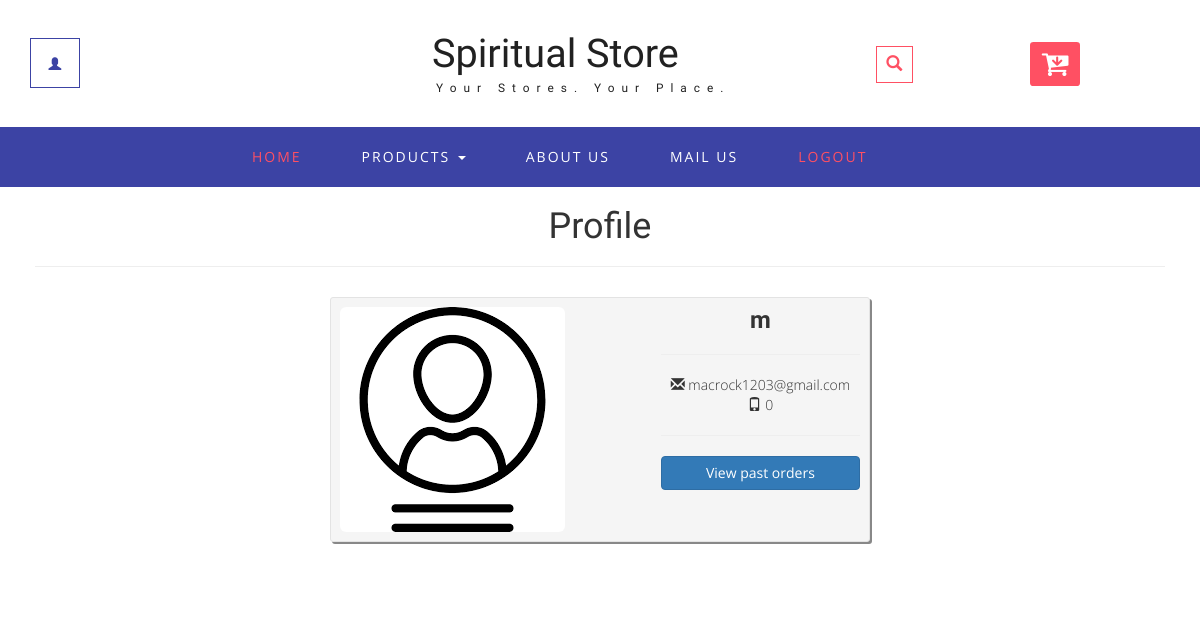
Page /profile.php (signed in) on the committed database.
### tables this page shows
CREATE TABLE `customer` (
  `mid` int(11) NOT NULL,
  `name` varchar(100) NOT NULL,
  `phone` int(11) NOT NULL,
  `email` text NOT NULL
);

### profile.php (the view, shortened to what this page needs)
<!DOCTYPE html>
<html lang="en">
<head>
<link href="css/bootstrap.css" rel="stylesheet" type="text/css" media="all" />
<link href="css/style.css" rel="stylesheet" type="text/css" media="all" />
<link href="css/fasthover.css" rel="stylesheet" type="text/css" media="all" />
<link href="css/popuo-box.css" rel="stylesheet" type="text/css" media="all" />
<link href="css/font-awesome.css" rel="stylesheet">
<link rel="stylesheet" href="css/jquery.countdown.css" />
</head>
<body>
<?php
include('login.php');
?>
<div class="navigation">
		<div class="container">
			<nav class="navbar navbar-default">
				<div class="collapse navbar-collapse" id="bs-megadropdown-tabs">
					<ul class="nav navbar-nav">
						<li><a href="index.php" class="act">Home</a></li>
						<li class="dropdown">
							<a href="#" class="dropdown-toggle" data-toggle="dropdown">Products <b class="caret"></b></a>
						</li>
						<li><a href="about.php">About Us</a></li>
						<li><a href="mail.php">Mail Us</a></li>
                        <?php
                        if(isset($_SESSION['mid'])&&isset($_SESSION['type'])){
						?>
							<li><a href="logout.php" class="act">Logout</a></li>
                        <?php
						}
						?>
					</ul>
				</div>
			</nav>
		</div>
	</div>
    <section>
        <?php
            if(isset($_SESSION["mid"]) && isset($_SESSION["type"])){
                $custId = $_SESSION["mid"];
				$user = $_SESSION["type"];
				if($user == "customer")
                	$query = mysql_query("select * from customer where mid=$custId");
                else if($user == "S")
					$query = mysql_query("select * from seller where mid=$custId");
				else if($user == "A")
					$query = mysql_query("select * from admin where mid=$custId");
				while($data=mysql_fetch_array($query)){
                    ?>
                        <div class="container" style="padding:20px;text-align:center">
                            <h1>Profile</h1>
                            <hr />
                            <div class="row" style="padding:10px;">
                                <div class="col-xs-12 col-sm-6 col-md-6 col-md-offset-3">
                                    <div class="well well-sm" style="box-shadow:2px 2px #888888">
                                        <div class="row">
                                            <div class="col-sm-4 col-md-6 col-lg-7">
                                                <img src="images/profile.png" alt="" class="img-rounded img-responsive" />
                                            </div>
                                            <div class="col-sm-8 col-md-6 col-lg-5">
                                                <h3><strong><?php echo $data["name"]; ?></strong></h3>
                                                <hr />
                                                <div>
                                                    <i class="glyphicon glyphicon-envelope"></i> <?php echo $data["email"]; ?>
                                                    <br />
                                                    <i class="glyphicon glyphicon-phone"></i> <?php echo $data["phone"]; ?>
                                                </div>
                                                <hr />
                                                <div>
                                                <?php
													if($user == "customer"){
												?>
                                                    <a href="orders.php"><button class="btn btn-primary btn-block">View past orders</button></a>
                                                    <?php
													}else if($user == "S" || $user == "A"){
														?>
                                                        <a href="add_product.php"><button class="btn btn-primary btn-block">Add Product</button></a>
													<?php
													}
														?><br>
                                                </div>
                                            </div>
                                        </div>
                                    </div>
                                </div>
                            </div>
                        </div>
                    <?php
                }
            }
        ?>
    </section>
</body>
</html>

### rows in the picture
customer: name "m", email "macrock1203@gmail.com", phone "0"
